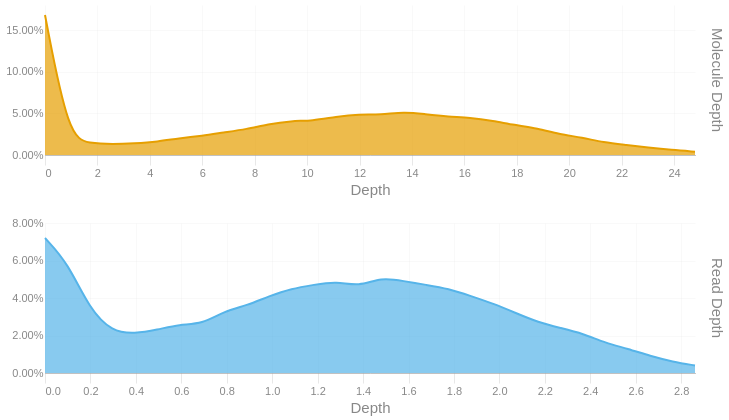

Notebook cell for this chart:
### Code cell
readdep = depth_hist(tb['Read Depth'], q99, 3)
readdep = readdep.with_columns(pl.lit('Read Depth').alias('Metric'))
if not SKIPLR:
    moldep = depth_hist(tb['Molecule Depth'], mol_q99, 1)
    moldep = moldep.with_columns(pl.lit('Molecule Depth').alias('Metric'))
    _hist = pl.concat([readdep, moldep])
    _hist = _hist.filter(pl.col('Proportion') != 0)
    with SafeRender(_hist):
        (
            alt.Chart(_hist)        
            .mark_area(interpolate = "basis")
            .encode(
                x=alt.X('Bin:Q').scale(domainMin=0).axis(alt.Axis(title='Depth')),
                y = alt.Y('Proportion:Q', title = None).axis(format = '.2%'),
                color = alt.Color('Metric:N').legend(None),
                row = alt.Row("Metric:N").header(title = None, labelOrient = 'right'),
                tooltip = [
                    alt.Tooltip("Metric:N", title = "Metric"),
                    alt.Tooltip('Interval:N', title = "Depth Interval"),
                    alt.Tooltip('Proportion:Q', title = "% Alignments").format('.2%')
                ]
            )
            .resolve_scale(x='independent', y='independent')
            .properties(
                height = 150, width = 650,
                usermeta={'embedOptions': {'downloadFileName': f'{samplename}.depth.hist'}}
            )
        ).display()
else:
    readdep = readdep.filter(pl.col('Proportion') != 0)
    with SafeRender(readdep):
        (
            alt.Chart(readdep)        
            .mark_area(interpolate = "basis")
            .encode(
                x=alt.X('Bin:Q').scale(domainMin=0).axis(alt.Axis(title='Depth')),
                y = alt.Y('Proportion:Q', title = None).axis(format = '.2%'),
                tooltip = [
                    alt.Tooltip('Interval:N', title = "Depth Interval"),
                    alt.Tooltip('Proportion:Q', title = "% Alignments").format('.2%')
                ]
            )
            .properties(
                usermeta={'embedOptions': {'downloadFileName': f'{samplename}.depth.hist'}}
            )
        ).display()

### Figure 1 — Vega-Lite specification as saved in the notebook (floating-point values rounded to 4 significant figures)
{"width": 650, "height": 150, "config": {"title": {"anchor": "start", "dy": -15, "fontSize": 18, "color": "#888888", "subtitleColor": "#888888", "subtitleFontSize": 14}, "arc": {"fill": "#0072B2"}, "axis": {"domainColor": "#888888", "domainWidth": 0.5, "gridWidth": 0.2, "grid": false, "titleFontWeight": 400, "titleFontSize": 15, "labelFontSize": 11, "labelColor": "#888888", "tickColor": "#888888", "tickWidth": 0.2, "titleColor": "#888888"}, "axisBand": {"grid": false}, "axisX": {"grid": true, "tickSize": 10, "domainCap": "round"}, "axisY": {"domain": false, "grid": true, "tickSize": 0, "domainCap": "round"}, "background": "transparent", "header": {"labelFontSize": 15, "labelColor": "#888888", "titleFontSize": 15, "titleFontWeight": 600, "titleColor": "#888888"}, "legend": {"labelFont": "sans-serif", "labelFontSize": 12, "labelColor": "#888888", "symbolSize": 100, "symbolType": "circle", "titleFontSize": 12, "titlePadding": 10, "titleColor": "#888888", "title": null}, "range": {"category": ["#E69F00", "#56B4E9", "#009E73", "#F0E442", "#0072B2", "#D55E00", "#CC79A7", "#000000"], "diverging": ["#cfe8f3", "#a2d4ec", "#73bfe2", "#46abdb", "#1696d2", "#12719e"]}, "area": {"fill": "#0072B2", "fillOpacity": 0.7, "line": true, "strokeOpacity": 0.7}, "line": {"color": "#0072B2", "stroke": "#0072B2", "strokeWidth": 2}, "trail": {"color": "#0072B2", "stroke": "#0072B2", "strokeWidth": 0, "size": 1}, "point": {"filled": true, "fillOpacity": 1.0, "size": 95}, "text": {"color": "#888888", "fontSize": 11, "align": "right", "fontWeight": 400, "size": 11}, "bar": {"fill": "#0072B2", "stroke": null}, "view": {"stroke": null, "continuousWidth": 660, "continuousHeight": 400}}, "data": {"name": "data-aaa78cca4d60105d8e6b17f2923bb0d2"}, "mark": {"type": "area", "interpolate": "basis"}, "encoding": {"color": {"field": "Metric", "legend": null, "type": "nominal"}, "row": {"field": "Metric", "header": {"title": null, "labelOrient": "right"}, "type": "nominal"}, "tooltip": [{"field": "Metric", "title": "Metric", "type": "nominal"}, {"field": "Interval", "title": "Depth Interval", "type": "nominal"}, {"field": "Proportion", "format": ".2%", "title": "% Alignments", "type": "quantitative"}], "x": {"axis": {"title": "Depth"}, "field": "Bin", "scale": {"domainMin": 0}, "type": "quantitative"}, "y": {"axis": {"format": ".2%"}, "field": "Proportion", "title": null, "type": "quantitative"}}, "resolve": {"scale": {"x": "independent", "y": "independent"}}, "usermeta": {"embedOptions": {"downloadFileName": "TF26LRJL0067_50B_H_10484332_23Y22YLT4_L7.depth.hist"}}, "$schema": "https://vega.github.io/schema/vega-lite/v6.4.1.json", "datasets": {"data-aaa78cca4d60105d8e6b17f2923bb0d2": [{"Bin": 0.0, "Interval": "0.0-0.099", "Proportion": 0.072, "Metric": "Read Depth"}, {"Bin": 0.099, "Interval": "0.099-0.197", "Proportion": 0.059, "Metric": "Read Depth"}, {"Bin": 0.197, "Interval": "0.197-0.296", "Proportion": 0.034, "Metric": "Read Depth"}, {"Bin": 0.296, "Interval": "0.296-0.395", "Proportion": 0.022, "Metric": "Read Depth"}, {"Bin": 0.395, "Interval": "0.395-0.493", "Proportion": 0.021, "Metric": "Read Depth"}, {"Bin": 0.493, "Interval": "0.493-0.592", "Proportion": 0.023, "Metric": "Read Depth"}, {"Bin": 0.592, "Interval": "0.592-0.691", "Proportion": 0.026, "Metric": "Read Depth"}, {"Bin": 0.691, "Interval": "0.691-0.789", "Proportion": 0.026, "Metric": "Read Depth"}, {"Bin": 0.789, "Interval": "0.789-0.888", "Proportion": 0.033, "Metric": "Read Depth"}, {"Bin": 0.888, "Interval": "0.888-0.987", "Proportion": 0.036, "Metric": "Read Depth"}, {"Bin": 0.987, "Interval": "0.987-1.085", "Proportion": 0.041, "Metric": "Read Depth"}, {"Bin": 1.085, "Interval": "1.085-1.184", "Proportion": 0.045, "Metric": "Read Depth"}, {"Bin": 1.184, "Interval": "1.184-1.283", "Proportion": 0.047, "Metric": "Read Depth"}, {"Bin": 1.283, "Interval": "1.283-1.381", "Proportion": 0.049, "Metric": "Read Depth"}, {"Bin": 1.381, "Interval": "1.381-1.48", "Proportion": 0.046, "Metric": "Read Depth"}, {"Bin": 1.48, "Interval": "1.48-1.579", "Proportion": 0.051, "Metric": "Read Depth"}, {"Bin": 1.579, "Interval": "1.579-1.677", "Proportion": 0.049, "Metric": "Read Depth"}, {"Bin": 1.677, "Interval": "1.677-1.776", "Proportion": 0.047, "Metric": "Read Depth"}, {"Bin": 1.776, "Interval": "1.776-1.875", "Proportion": 0.045, "Metric": "Read Depth"}, {"Bin": 1.875, "Interval": "1.875-1.973", "Proportion": 0.041, "Metric": "Read Depth"}, {"Bin": 1.973, "Interval": "1.973-2.072", "Proportion": 0.037, "Metric": "Read Depth"}, {"Bin": 2.072, "Interval": "2.072-2.171", "Proportion": 0.032, "Metric": "Read Depth"}, {"Bin": 2.171, "Interval": "2.171-2.269", "Proportion": 0.027, "Metric": "Read Depth"}, {"Bin": 2.269, "Interval": "2.269-2.368", "Proportion": 0.024, "Metric": "Read Depth"}, {"Bin": 2.368, "Interval": "2.368-2.467", "Proportion": 0.021, "Metric": "Read Depth"}, {"Bin": 2.467, "Interval": "2.467-2.565", "Proportion": 0.016, "Metric": "Read Depth"}, {"Bin": 2.565, "Interval": "2.565-2.664", "Proportion": 0.013, "Metric": "Read Depth"}, {"Bin": 2.664, "Interval": "2.664-2.763", "Proportion": 0.009, "Metric": "Read Depth"}, {"Bin": 2.763, "Interval": "2.763-2.861", "Proportion": 0.006, "Metric": "Read Depth"}, {"Bin": 2.861, "Interval": "2.861-2.96", "Proportion": 0.004, "Metric": "Read Depth"}, {"Bin": 0.0, "Interval": "0.0-0.9", "Proportion": 0.168, "Metric": "Molecule Depth"}, {"Bin": 0.9, "Interval": "0.9-1.7", "Proportion": 0.021, "Metric": "Molecule Depth"}, {"Bin": 1.7, "Interval": "1.7-2.6", "Proportion": 0.014, "Metric": "Molecule Depth"}, {"Bin": 2.6, "Interval": "2.6-3.4", "Proportion": 0.013, "Metric": "Molecule Depth"}, {"Bin": 3.4, "Interval": "3.4-4.3", "Proportion": 0.014, "Metric": "Molecule Depth"}, {"Bin": 4.3, "Interval": "4.3-5.1", "Proportion": 0.016, "Metric": "Molecule Depth"}, {"Bin": 5.1, "Interval": "5.1-6.0", "Proportion": 0.02, "Metric": "Molecule Depth"}, {"Bin": 6.0, "Interval": "6.0-6.8", "Proportion": 0.023, "Metric": "Molecule Depth"}, {"Bin": 6.8, "Interval": "6.8-7.7", "Proportion": 0.027, "Metric": "Molecule Depth"}, {"Bin": 7.7, "Interval": "7.7-8.5", "Proportion": 0.031, "Metric": "Molecule Depth"}, {"Bin": 8.5, "Interval": "8.5-9.4", "Proportion": 0.037, "Metric": "Molecule Depth"}, {"Bin": 9.4, "Interval": "9.4-10.2", "Proportion": 0.041, "Metric": "Molecule Depth"}, {"Bin": 10.2, "Interval": "10.2-11.1", "Proportion": 0.041, "Metric": "Molecule Depth"}, {"Bin": 11.1, "Interval": "11.1-12.0", "Proportion": 0.046, "Metric": "Molecule Depth"}, {"Bin": 12.0, "Interval": "12.0-12.8", "Proportion": 0.049, "Metric": "Molecule Depth"}, {"Bin": 12.8, "Interval": "12.8-13.7", "Proportion": 0.048, "Metric": "Molecule Depth"}, {"Bin": 13.7, "Interval": "13.7-14.5", "Proportion": 0.052, "Metric": "Molecule Depth"}, {"Bin": 14.5, "Interval": "14.5-15.4", "Proportion": 0.049, "Metric": "Molecule Depth"}, {"Bin": 15.4, "Interval": "15.4-16.2", "Proportion": 0.046, "Metric": "Molecule Depth"}, {"Bin": 16.2, "Interval": "16.2-17.1", "Proportion": 0.045, "Metric": "Molecule Depth"}, {"Bin": 17.1, "Interval": "17.1-17.9", "Proportion": 0.041, "Metric": "Molecule Depth"}, {"Bin": 17.9, "Interval": "17.9-18.8", "Proportion": 0.036, "Metric": "Molecule Depth"}, {"Bin": 18.8, "Interval": "18.8-19.6", "Proportion": 0.032, "Metric": "Molecule Depth"}, {"Bin": 19.6, "Interval": "19.6-20.5", "Proportion": 0.025, "Metric": "Molecule Depth"}, {"Bin": 20.5, "Interval": "20.5-21.3", "Proportion": 0.021, "Metric": "Molecule Depth"}, {"Bin": 21.3, "Interval": "21.3-22.2", "Proportion": 0.015, "Metric": "Molecule Depth"}, {"Bin": 22.2, "Interval": "22.2-23.0", "Proportion": 0.012, "Metric": "Molecule Depth"}, {"Bin": 23.0, "Interval": "23.0-23.9", "Proportion": 0.009, "Metric": "Molecule Depth"}, {"Bin": 23.9, "Interval": "23.9-24.8", "Proportion": 0.006, "Metric": "Molecule Depth"}, {"Bin": 24.8, "Interval": "24.8-25.61", "Proportion": 0.004, "Metric": "Molecule Depth"}]}}
